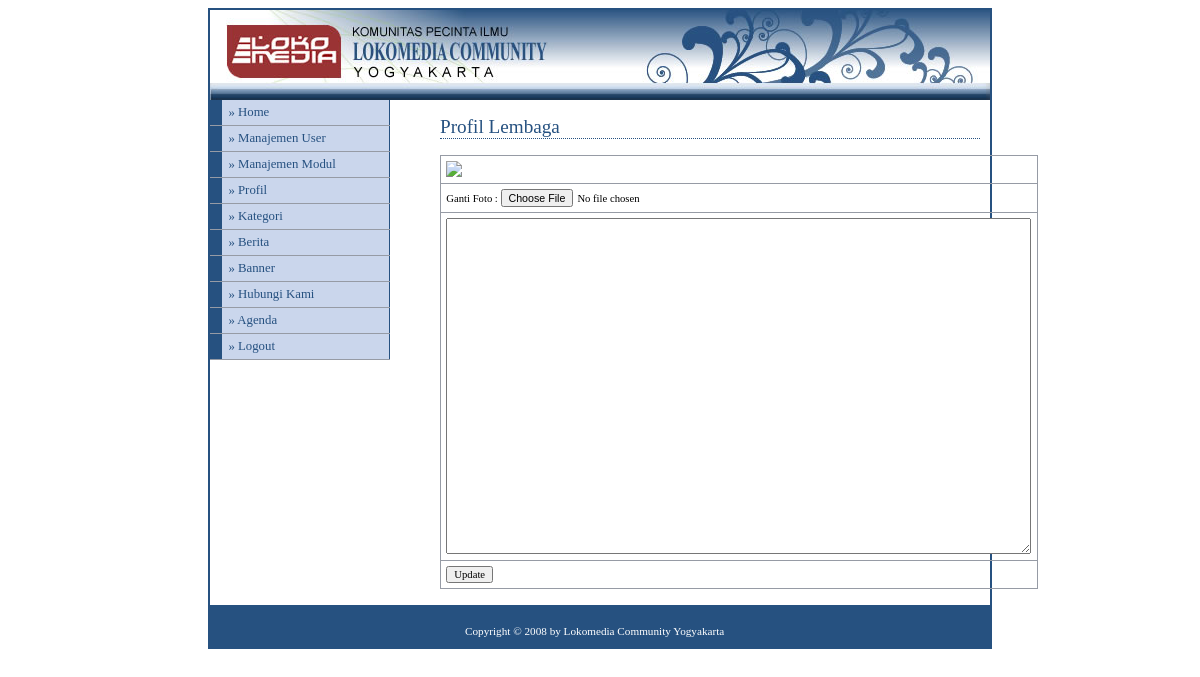
Screenshot of /admin/media.php?module=profil (signed in) with the database file from the repository.
### tables this page shows
CREATE TABLE `modul` (
  `id_modul` int(5) NOT NULL,
  `nama_modul` varchar(50) NOT NULL,
  `link` varchar(100) NOT NULL,
  `static_content` text NOT NULL,
  `gambar` varchar(100) NOT NULL,
  `publish` enum('Y','N') NOT NULL DEFAULT 'Y',
  `status` enum('user','admin') NOT NULL,
  `aktif` enum('Y','N') NOT NULL DEFAULT 'Y',
  `urutan` int(5) NOT NULL
);

### admin/menu.php (the view, shortened to what this page needs)
<?php
if ($_SESSION[leveluser]=='admin'){
  $sql=mysql_query("select * from modul where aktif='Y' order by urutan");
}
else{
  $sql=mysql_query("select * from modul where status='user' and aktif='Y' order by urutan");
}
while ($data=mysql_fetch_array($sql)){
  echo "<li><a href='$data[link]'>&#187; $data[nama_modul]</a></li>";
}
?>

### config/adminstyle.css (style rules this page uses)
body { font-family: Tahoma; text-align: center; }
#menu li { width: 180px; border-bottom: 1px solid #969BA5; margin: 0; padding: 0; font-size: 80%; vertical-align: bottom; }
#menu a:link, #menu a:visited { display: block; padding: 5px 5px 5px 0.5em; border-left: 12px solid #265180; border-right: 1px solid #265180; background-color: #CAD6EC; color: #265180; text-decoration: none; }
a:link,a:visited { color:#265180; }

### rows the page displays
modul: nama_modul "Manajemen User"
modul: nama_modul "Manajemen Modul"
modul: nama_modul "Profil"
modul: nama_modul "Kategori"
modul: nama_modul "Berita"
modul: nama_modul "Banner"
modul: nama_modul "Hubungi Kami"
modul: nama_modul "Agenda"
